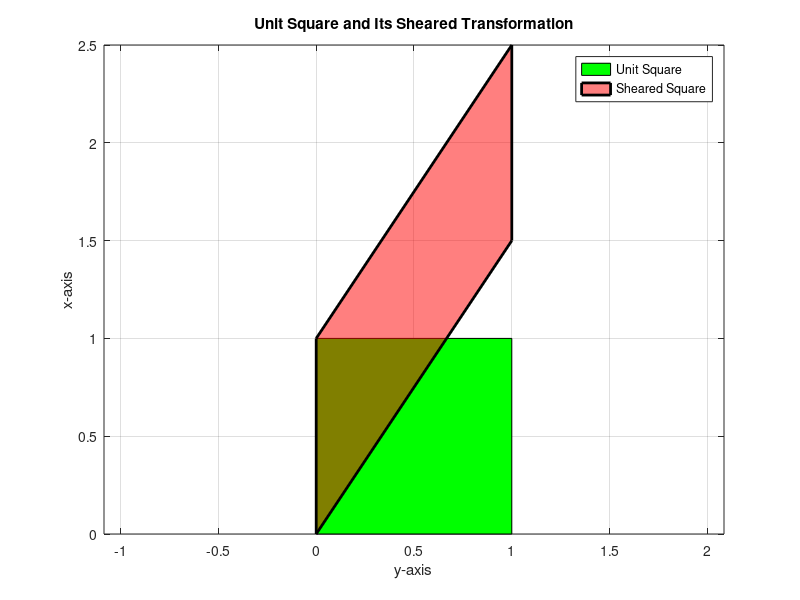

MATLAB code to generate this figure:
% Define unit square points
unit_square = [0, 0; 1, 0; 1, 1; 0, 1];

% Define shear matrix
shear_matrix = [1, 1.5; 0, 1];

% Apply shear transformation to unit square
sheared_square = unit_square * shear_matrix;

% Plot the unit square
figure;
fill(unit_square(:, 1), unit_square(:, 2), 'g'); % fill with green color
hold on;

% Plot the sheared square
fill(sheared_square(:, 1), sheared_square(:, 2), 'r', 'FaceAlpha', 0.5, 'LineWidth', 2); % fill with red color, set transparency to 0.5, and use bold lines
grid on;
title('Unit Square and Its Sheared Transformation');
xlabel('y-axis');
ylabel('x-axis');
legend('Unit Square', 'Sheared Square');
axis equal; % Equal aspect ratio
hold off;

% Save the figure
saveas(gcf, 'unit_and_sheared_square.png');
